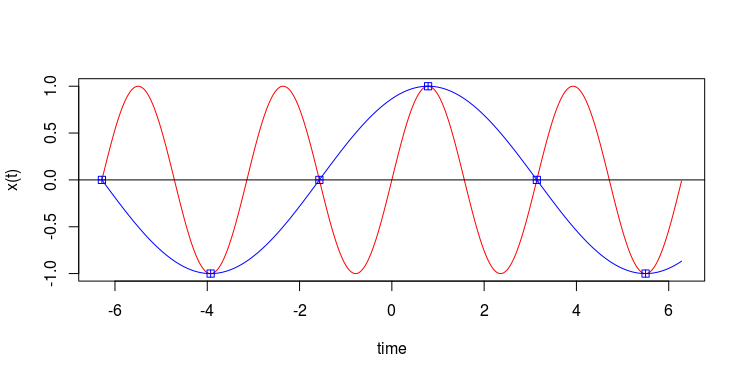

Source code (R):
#### Sound waves

par(mfrow = c(1,1))
x_seq <- seq(-2*pi,2*pi,0.01)
y <- sin(2*x_seq)

x<-c(-2*pi,-7/4*pi,-3/2*pi,-5/4*pi,-pi,-3/4*pi,-pi/2,-1/4*pi,0,
     1/4*pi,pi/2,3/4*pi,pi,5/4*pi,3/2*pi,7/4*pi,2*pi)

plot(x_seq,y, xlab = "time", ylab = "x(t)", type = "l", col = "red")
abline(h=0, col = "black")


alias_x<-x[c(1,4,7,10,13,16)]
points(x=alias_x, y=sin(2*alias_x), pch = 12, col = "blue")

lines(x = x_seq, y = sin(2/3*x_seq+pi/3), col = "blue")
